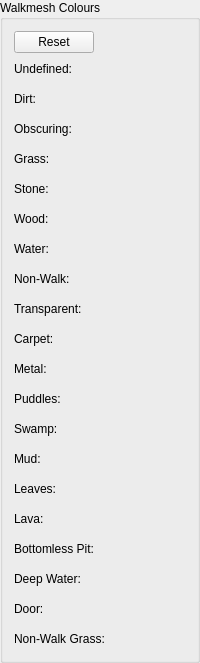
								<widget class="QGroupBox" name="groupBox_3">
									<property name="title">
										<string>Walkmesh Colours</string>
									</property>
									<layout class="QGridLayout" name="gridLayout_2">
										<item row="1" column="0">
											<layout class="QFormLayout" name="formLayout_4">
												<property name="verticalSpacing">
													<number>10</number>
												</property>
												<item row="0" column="0">
													<widget class="QLabel" name="label_21">
														<property name="text">
															<string>Undefined:</string>
														</property>
													</widget>
												</item>
												<item row="0" column="1">
													<widget class="ColorEdit" name="undefinedMaterialColourEdit" native="true">
														<property name="minimumSize">
															<size>
																<width>0</width>
																<height>20</height>
															</size>
														</property>
														<property name="maximumSize">
															<size>
																<width>16777215</width>
																<height>20</height>
															</size>
														</property>
													</widget>
												</item>
												<item row="1" column="0">
													<widget class="QLabel" name="label_22">
														<property name="text">
															<string>Dirt:</string>
														</property>
													</widget>
												</item>
												<item row="14" column="0">
													<widget class="QLabel" name="label_23">
														<property name="text">
															<string>Leaves:</string>
														</property>
													</widget>
												</item>
												<item row="13" column="0">
													<widget class="QLabel" name="label_24">
														<property name="text">
															<string>Mud:</string>
														</property>
													</widget>
												</item>
												<item row="12" column="0">
													<widget class="QLabel" name="label_25">
														<property name="text">
															<string>Swamp:</string>
														</property>
													</widget>
												</item>
												<item row="11" column="0">
													<widget class="QLabel" name="label_26">
														<property name="text">
															<string>Puddles:</string>
														</property>
													</widget>
												</item>
												<item row="10" column="0">
													<widget class="QLabel" name="label_27">
														<property name="text">
															<string>Metal:</string>
														</property>
													</widget>
												</item>
												<item row="9" column="0">
													<widget class="QLabel" name="label_28">
														<property name="text">
															<string>Carpet:</string>
														</property>
													</widget>
												</item>
												<item row="8" column="0">
													<widget class="QLabel" name="label_29">
														<property name="text">
															<string>Transparent:</string>
														</property>
													</widget>
												</item>
												<item row="7" column="0">
													<widget class="QLabel" name="label_30">
														<property name="text">
															<string>Non-Walk:</string>
														</property>
													</widget>
												</item>
												<item row="6" column="0">
													<widget class="QLabel" name="label_31">
														<property name="text">
															<string>Water:</string>
														</property>
													</widget>
												</item>
												<item row="5" column="0">
													<widget class="QLabel" name="label_32">
														<property name="text">
															<string>Wood:</string>
														</property>
													</widget>
												</item>
												<item row="4" column="0">
													<widget class="QLabel" name="label_33">
														<property name="text">
															<string>Stone:</string>
														</property>
													</widget>
												</item>
												<item row="3" column="0">
													<widget class="QLabel" name="label_34">
														<property name="text">
															<string>Grass:</string>
														</property>
													</widget>
												</item>
												<item row="2" column="0">
													<widget class="QLabel" name="label_35">
														<property name="text">
															<string>Obscuring:</string>
														</property>
													</widget>
												</item>
												<item row="15" column="0">
													<widget class="QLabel" name="label_36">
														<property name="text">
															<string>Lava:</string>
														</property>
													</widget>
												</item>
												<item row="16" column="0">
													<widget class="QLabel" name="label_37">
														<property name="text">
															<string>Bottomless Pit:</string>
														</property>
													</widget>
												</item>
												<item row="17" column="0">
													<widget class="QLabel" name="label_38">
														<property name="text">
															<string>Deep Water:</string>
														</property>
													</widget>
												</item>
												<item row="18" column="0">
													<widget class="QLabel" name="label_39">
														<property name="text">
															<string>Door:</string>
														</property>
													</widget>
												</item>
												<item row="19" column="0">
													<widget class="QLabel" name="label_40">
														<property name="text">
															<string>Non-Walk Grass:</string>
														</property>
													</widget>
												</item>
												<item row="1" column="1">
													<widget class="ColorEdit" name="dirtMaterialColourEdit" native="true">
														<property name="minimumSize">
															<size>
																<width>0</width>
																<height>20</height>
															</size>
														</property>
														<property name="maximumSize">
															<size>
																<width>16777215</width>
																<height>20</height>
															</size>
														</property>
													</widget>
												</item>
												<item row="2" column="1">
													<widget class="ColorEdit" name="obscuringMaterialColourEdit" native="true">
														<property name="minimumSize">
															<size>
																<width>0</width>
																<height>20</height>
															</size>
														</property>
														<property name="maximumSize">
															<size>
																<width>16777215</width>
																<height>20</height>
															</size>
														</property>
													</widget>
												</item>
												<item row="3" column="1">
													<widget class="ColorEdit" name="grassMaterialColourEdit" native="true">
														<property name="minimumSize">
															<size>
																<width>0</width>
																<height>20</height>
															</size>
														</property>
														<property name="maximumSize">
															<size>
																<width>16777215</width>
																<height>20</height>
															</size>
														</property>
													</widget>
												</item>
												<item row="4" column="1">
													<widget class="ColorEdit" name="stoneMaterialColourEdit" native="true">
														<property name="minimumSize">
															<size>
																<width>0</width>
																<height>20</height>
															</size>
														</property>
														<property name="maximumSize">
															<size>
																<width>16777215</width>
																<height>20</height>
															</size>
														</property>
													</widget>
												</item>
												<item row="5" column="1">
													<widget class="ColorEdit" name="woodMaterialColourEdit" native="true">
														<property name="minimumSize">
															<size>
																<width>0</width>
																<height>20</height>
															</size>
														</property>
														<property name="maximumSize">
															<size>
																<width>16777215</width>
																<height>20</height>
															</size>
														</property>
													</widget>
												</item>
												<item row="6" column="1">
													<widget class="ColorEdit" name="waterMaterialColourEdit" native="true">
														<property name="minimumSize">
															<size>
																<width>0</width>
																<height>20</height>
															</size>
														</property>
														<property name="maximumSize">
															<size>
																<width>16777215</width>
																<height>20</height>
															</size>
														</property>
													</widget>
												</item>
												<item row="7" column="1">
													<widget class="ColorEdit" name="nonWalkMaterialColourEdit" native="true">
														<property name="minimumSize">
															<size>
																<width>0</width>
																<height>20</height>
															</size>
														</property>
														<property name="maximumSize">
															<size>
																<width>16777215</width>
																<height>20</height>
															</size>
														</property>
													</widget>
												</item>
												<item row="8" column="1">
													<widget class="ColorEdit" name="transparentMaterialColourEdit" native="true">
														<property name="minimumSize">
															<size>
																<width>0</width>
																<height>20</height>
															</size>
														</property>
														<property name="maximumSize">
															<size>
																<width>16777215</width>
																<height>20</height>
															</size>
														</property>
													</widget>
												</item>
												<item row="9" column="1">
													<widget class="ColorEdit" name="carpetMaterialColourEdit" native="true">
														<property name="minimumSize">
															<size>
																<width>0</width>
																<height>20</height>
															</size>
														</property>
														<property name="maximumSize">
															<size>
																<width>16777215</width>
																<height>20</height>
															</size>
														</property>
													</widget>
												</item>
												<item row="10" column="1">
													<widget class="ColorEdit" name="metalMaterialColourEdit" native="true">
														<property name="minimumSize">
															<size>
																<width>0</width>
																<height>20</height>
															</size>
														</property>
														<property name="maximumSize">
															<size>
																<width>16777215</width>
																<height>20</height>
															</size>
														</property>
													</widget>
												</item>
												<item row="11" column="1">
													<widget class="ColorEdit" name="puddlesMaterialColourEdit" native="true">
														<property name="minimumSize">
															<size>
																<width>0</width>
																<height>20</height>
															</size>
														</property>
														<property name="maximumSize">
															<size>
																<width>16777215</width>
																<height>20</height>
															</size>
														</property>
													</widget>
												</item>
												<item row="12" column="1">
													<widget class="ColorEdit" name="swampMaterialColourEdit" native="true">
														<property name="minimumSize">
															<size>
																<width>0</width>
																<height>20</height>
															</size>
														</property>
														<property name="maximumSize">
															<size>
																<width>16777215</width>
																<height>20</height>
															</size>
														</property>
													</widget>
												</item>
												<item row="13" column="1">
													<widget class="ColorEdit" name="mudMaterialColourEdit" native="true">
														<property name="minimumSize">
															<size>
																<width>0</width>
																<height>20</height>
															</size>
														</property>
														<property name="maximumSize">
															<size>
																<width>16777215</width>
																<height>20</height>
															</size>
														</property>
													</widget>
												</item>
												<item row="14" column="1">
													<widget class="ColorEdit" name="leavesMaterialColourEdit" native="true">
														<property name="minimumSize">
															<size>
																<width>0</width>
																<height>20</height>
															</size>
														</property>
														<property name="maximumSize">
															<size>
																<width>16777215</width>
																<height>20</height>
															</size>
														</property>
													</widget>
												</item>
												<item row="15" column="1">
													<widget class="ColorEdit" name="lavaMaterialColourEdit" native="true">
														<property name="minimumSize">
															<size>
																<width>0</width>
																<height>20</height>
															</size>
														</property>
														<property name="maximumSize">
															<size>
																<width>16777215</width>
																<height>20</height>
															</size>
														</property>
													</widget>
												</item>
												<item row="16" column="1">
													<widget class="ColorEdit" name="bottomlessPitMaterialColourEdit" native="true">
														<property name="minimumSize">
															<size>
																<width>0</width>
																<height>20</height>
															</size>
														</property>
														<property name="maximumSize">
															<size>
																<width>16777215</width>
																<height>20</height>
															</size>
														</property>
													</widget>
												</item>
												<item row="17" column="1">
													<widget class="ColorEdit" name="deepWaterMaterialColourEdit" native="true">
														<property name="minimumSize">
															<size>
																<width>0</width>
																<height>20</height>
															</size>
														</property>
														<property name="maximumSize">
															<size>
																<width>16777215</width>
																<height>20</height>
															</size>
														</property>
													</widget>
												</item>
												<item row="18" column="1">
													<widget class="ColorEdit" name="doorMaterialColourEdit" native="true">
														<property name="minimumSize">
															<size>
																<width>0</width>
																<height>20</height>
															</size>
														</property>
														<property name="maximumSize">
															<size>
																<width>16777215</width>
																<height>20</height>
															</size>
														</property>
													</widget>
												</item>
												<item row="19" column="1">
													<widget class="ColorEdit" name="nonWalkGrassMaterialColourEdit" native="true">
														<property name="minimumSize">
															<size>
																<width>0</width>
																<height>20</height>
															</size>
														</property>
														<property name="maximumSize">
															<size>
																<width>16777215</width>
																<height>20</height>
															</size>
														</property>
													</widget>
												</item>
											</layout>
										</item>
										<item row="0" column="0">
											<layout class="QHBoxLayout" name="horizontalLayout">
												<item>
													<widget class="QPushButton" name="coloursResetButton">
														<property name="text">
															<string>Reset</string>
														</property>
													</widget>
												</item>
												<item>
													<spacer name="horizontalSpacer">
														<property name="orientation">
															<enum>Qt::Horizontal</enum>
														</property>
														<property name="sizeHint" stdset="0">
															<size>
																<width>40</width>
																<height>20</height>
															</size>
														</property>
													</spacer>
												</item>
											</layout>
										</item>
									</layout>
								</widget>
